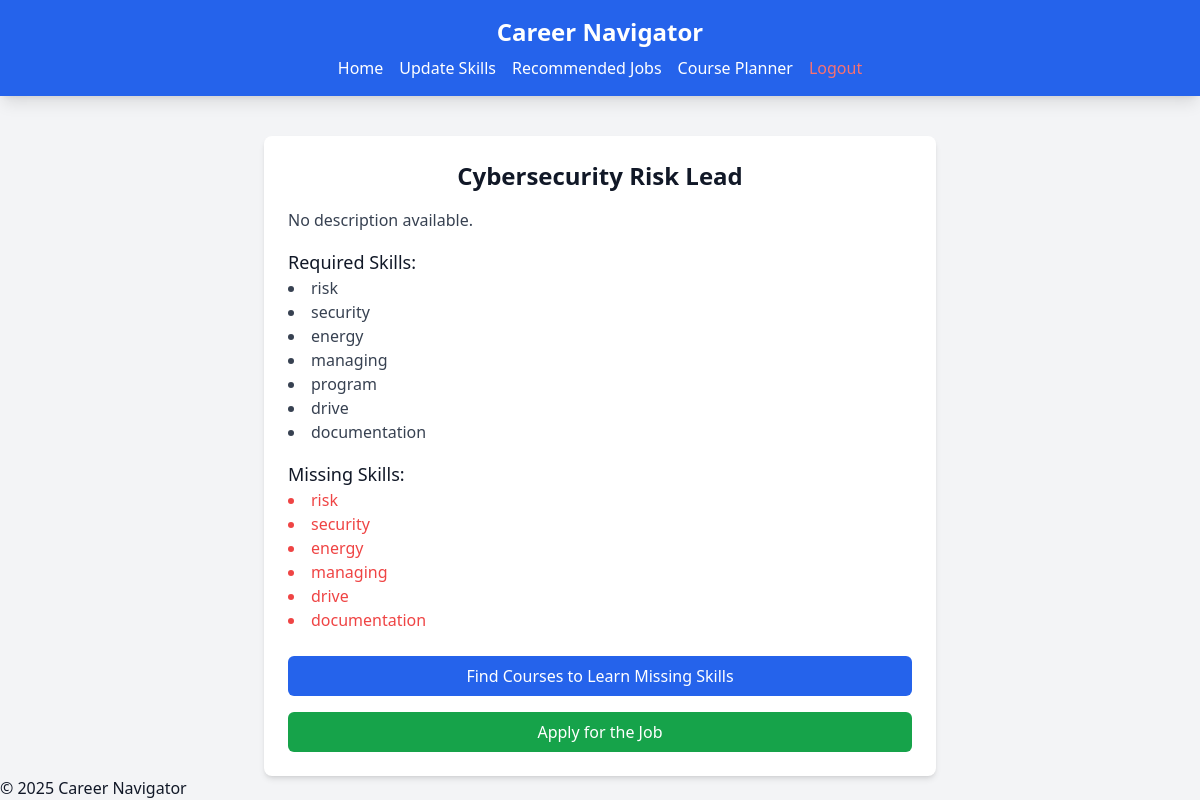
Page /jobs/job_details.php?id=10 (signed in) on the committed database.
### tables this page shows
CREATE TABLE `jobs` (
  `id` int(11) NOT NULL,
  `title` varchar(255) NOT NULL,
  `company` varchar(255) NOT NULL,
  `skills_required` text NOT NULL,
  `job_url` varchar(255) NOT NULL
);

### jobs/job_details.php (the view, shortened to what this page needs)
<?php
include '../includes/config.php';
$user_id = $_SESSION['user_id'];
$job_id = $_GET['id'];
$stmt = $conn->prepare("SELECT skills FROM users WHERE id = ?");
$stmt->bind_param("i", $user_id);
$stmt->execute();
$result = $stmt->get_result();
$user = $result->fetch_assoc();
$user_skills_raw = $user['skills'] ?? '';
$stmt = $conn->prepare("SELECT title, skills_required, job_url FROM jobs WHERE id = ?");
$stmt->bind_param("i", $job_id);
$stmt->execute();
$result = $stmt->get_result();
$job = $result->fetch_assoc();
$title = $job['title'] ?? 'Job Title Not Available';
$description = $job['description'] ?? 'No description available.';
$job_skills_raw = $job['skills_required'] ?? '';
$url = $job['job_url'] ?? '#';
$user_skills = array_map('mb_strtolower', array_map('trim', explode(',', $user_skills_raw)));
$job_skills = array_map('mb_strtolower', array_map('trim', explode(',', $job_skills_raw)));
$user_skills = array_filter($user_skills);
$job_skills = array_filter($job_skills);
$missing_skills = array_diff($job_skills, $user_skills);
?>
<!DOCTYPE html>
<html lang="en">
<head>
    <script src="https://cdn.tailwindcss.com"></script>
</head>
<body class="bg-gray-100 text-gray-900">
<header class="bg-blue-600 text-white p-4 shadow-lg">
    <h1 class="text-2xl font-bold text-center">Career Navigator</h1>
    <nav class="flex justify-center space-x-4 mt-2">
        <a href="../home.php" class="hover:underline">Home</a>
        <a href="../users/assessment.php" class="hover:underline">Update Skills</a>
        <a href="../jobs/recommend_jobs.php" class="hover:underline">Recommended Jobs</a>
        <a href="../planner.php" class="hover:underline">Course Planner</a>
        <a href="../auth/logout.php" class="hover:underline text-red-400">Logout</a>
    </nav>
</header>
<div class="max-w-2xl mx-auto mt-10 p-6 bg-white rounded-lg shadow-md">
    <h2 class="text-2xl font-semibold text-center mb-4"><?php echo htmlspecialchars($title); ?></h2>
    <p class="text-gray-700 mb-4"><?php echo nl2br(htmlspecialchars($description)); ?></p>
    <h3 class="text-lg font-medium">Required Skills:</h3>
    <ul class="list-disc list-inside mb-4">
        <?php foreach ($job_skills as $skill): ?>
            <li class="text-gray-700"><?php echo htmlspecialchars($skill); ?></li>
        <?php endforeach; ?>
    </ul>
    <h3 class="text-lg font-medium">Missing Skills:</h3>
    <?php if (empty($missing_skills)): ?>
        <p class="text-green-600 font-semibold">None! You qualify for this job.</p>
    <?php else: ?>
        <ul class="list-disc list-inside text-red-500">
            <?php foreach ($missing_skills as $skill): ?>
                <li><?php echo htmlspecialchars($skill); ?></li>
            <?php endforeach; ?>
        </ul>
    <?php endif; ?>
    <div class="mt-6 flex flex-col space-y-4">
        <?php if (!empty($missing_skills)): ?>
            <a href="../courses.php?missing_skills=<?php echo urlencode(implode(',', $missing_skills)); ?>">
                <button class="w-full bg-blue-600 text-white px-4 py-2 rounded-md hover:bg-blue-700 transition">
                    Find Courses to Learn Missing Skills
                </button>
            </a>
        <?php endif; ?>
        <a href="<?php echo htmlspecialchars($url); ?>" target="_blank">
            <button class="w-full bg-green-600 text-white px-4 py-2 rounded-md hover:bg-green-700 transition">
                Apply for the Job
            </button>
        </a>
    </div>
</div>
<?php include '../includes/footer.php'; ?>
</body>
</html>

### rows in the picture
jobs: title "Cybersecurity Risk Lead", skills_required "risk", skills_required "security", skills_required "energy", skills_required "managing", skills_required "program", skills_required "drive", skills_required "documentation"

### other values in the picture
$description "No description available."
$skill "risk"
$skill "security"
$skill "energy"
$skill "managing"
$skill "drive"
$skill "documentation"
